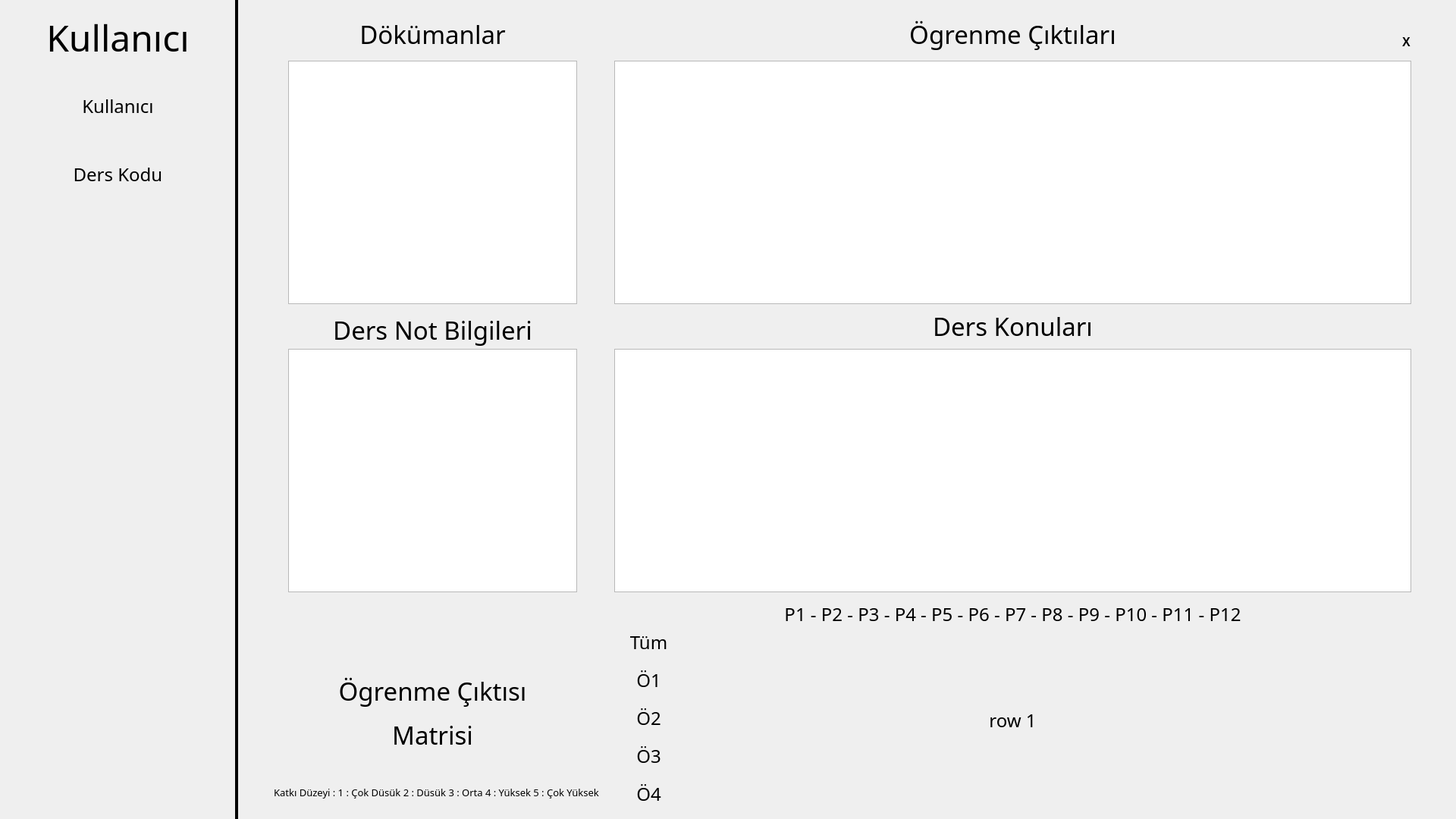
<?xml version="1.0" encoding="UTF-8"?>
<ui version="4.0">
 <class>MainWindow</class>
 <widget class="QMainWindow" name="MainWindow">
  <property name="geometry">
   <rect>
    <x>0</x>
    <y>0</y>
    <width>1920</width>
    <height>1080</height>
   </rect>
  </property>
  <property name="font">
   <font>
    <pointsize>10</pointsize>
   </font>
  </property>
  <property name="windowTitle">
   <string>MainWindow</string>
  </property>
  <widget class="QWidget" name="centralwidget">
   <widget class="QPushButton" name="btnQuit">
    <property name="geometry">
     <rect>
      <x>1839</x>
      <y>40</y>
      <width>31</width>
      <height>30</height>
     </rect>
    </property>
    <property name="font">
     <font>
      <family>Arial</family>
      <pointsize>12</pointsize>
      <weight>75</weight>
      <bold>true</bold>
     </font>
    </property>
    <property name="styleSheet">
     <string notr="true">QPushButton#btnQuit{	
	background-color: transparent;
	color: rgb(0, 0, 0);
	border-radius:5px;
}
QPushButton#btnQuit:hover{	
	background-color: qlineargradient(spread:pad, x1:0, y1:0.505682, x2:1, y2:0.477, stop:0 rgb(255, 65, 65), stop:1  rgb(255, 65, 65));
}
QPushButton#btnQuit:pressed{
	padding-left:2px;
	padding-top:2px;	
	background-color: rgb(255, 65, 65);
}</string>
    </property>
    <property name="text">
     <string>X</string>
    </property>
    <property name="icon">
     <iconset>
      <normaloff>:/icons/feather/x.svg</normaloff>:/icons/feather/x.svg</iconset>
    </property>
    <property name="iconSize">
     <size>
      <width>25</width>
      <height>25</height>
     </size>
    </property>
   </widget>
   <widget class="QLabel" name="bg1">
    <property name="geometry">
     <rect>
      <x>310</x>
      <y>0</y>
      <width>4</width>
      <height>1080</height>
     </rect>
    </property>
    <property name="font">
     <font>
      <family>Dubai Medium</family>
      <pointsize>36</pointsize>
     </font>
    </property>
    <property name="styleSheet">
     <string notr="true">background-color: rgb(0, 0, 0);</string>
    </property>
    <property name="text">
     <string>&lt;html&gt;&lt;head/&gt;&lt;body&gt;&lt;p align=&quot;center&quot;&gt;&lt;br/&gt;&lt;/p&gt;&lt;/body&gt;&lt;/html&gt;</string>
    </property>
   </widget>
   <widget class="QLabel" name="title3">
    <property name="geometry">
     <rect>
      <x>0</x>
      <y>0</y>
      <width>311</width>
      <height>100</height>
     </rect>
    </property>
    <property name="font">
     <font>
      <family>Dubai Medium</family>
      <pointsize>36</pointsize>
     </font>
    </property>
    <property name="text">
     <string>&lt;html&gt;&lt;head/&gt;&lt;body&gt;&lt;p align=&quot;center&quot;&gt;Kullanıcı&lt;/p&gt;&lt;/body&gt;&lt;/html&gt;</string>
    </property>
   </widget>
   <widget class="QLabel" name="titleUser">
    <property name="geometry">
     <rect>
      <x>0</x>
      <y>90</y>
      <width>311</width>
      <height>100</height>
     </rect>
    </property>
    <property name="font">
     <font>
      <family>Dubai Light</family>
      <pointsize>18</pointsize>
     </font>
    </property>
    <property name="text">
     <string>&lt;html&gt;&lt;head/&gt;&lt;body&gt;&lt;p align=&quot;center&quot;&gt;Kullanıcı&lt;/p&gt;&lt;/body&gt;&lt;/html&gt;</string>
    </property>
    <property name="alignment">
     <set>Qt::AlignCenter</set>
    </property>
   </widget>
   <widget class="QLabel" name="title4">
    <property name="geometry">
     <rect>
      <x>380</x>
      <y>10</y>
      <width>381</width>
      <height>71</height>
     </rect>
    </property>
    <property name="font">
     <font>
      <family>Dubai Medium</family>
      <pointsize>25</pointsize>
     </font>
    </property>
    <property name="text">
     <string>&lt;html&gt;&lt;head/&gt;&lt;body&gt;&lt;p align=&quot;center&quot;&gt;Dökümanlar&lt;/p&gt;&lt;/body&gt;&lt;/html&gt;</string>
    </property>
   </widget>
   <widget class="QTextBrowser" name="listFiles">
    <property name="geometry">
     <rect>
      <x>380</x>
      <y>80</y>
      <width>381</width>
      <height>321</height>
     </rect>
    </property>
    <property name="font">
     <font>
      <family>Dubai Light</family>
      <pointsize>15</pointsize>
     </font>
    </property>
    <property name="styleSheet">
     <string notr="true"/>
    </property>
    <property name="html">
     <string>&lt;!DOCTYPE HTML PUBLIC &quot;-//W3C//DTD HTML 4.0//EN&quot; &quot;http://www.w3.org/TR/REC-html40/strict.dtd&quot;&gt;
&lt;html&gt;&lt;head&gt;&lt;meta name=&quot;qrichtext&quot; content=&quot;1&quot; /&gt;&lt;style type=&quot;text/css&quot;&gt;
p, li { white-space: pre-wrap; }
&lt;/style&gt;&lt;/head&gt;&lt;body style=&quot; font-family:'Dubai Light'; font-size:15pt; font-weight:400; font-style:normal;&quot;&gt;
&lt;p style=&quot;-qt-paragraph-type:empty; margin-top:0px; margin-bottom:0px; margin-left:0px; margin-right:0px; -qt-block-indent:0; text-indent:0px; font-size:18pt;&quot;&gt;&lt;br /&gt;&lt;/p&gt;&lt;/body&gt;&lt;/html&gt;</string>
    </property>
   </widget>
   <widget class="QLabel" name="titleLessonInfo">
    <property name="geometry">
     <rect>
      <x>0</x>
      <y>180</y>
      <width>311</width>
      <height>100</height>
     </rect>
    </property>
    <property name="font">
     <font>
      <family>Dubai Light</family>
      <pointsize>18</pointsize>
     </font>
    </property>
    <property name="text">
     <string>&lt;html&gt;&lt;head/&gt;&lt;body&gt;&lt;p align=&quot;center&quot;&gt;Ders Kodu&lt;/p&gt;&lt;/body&gt;&lt;/html&gt;</string>
    </property>
    <property name="alignment">
     <set>Qt::AlignCenter</set>
    </property>
   </widget>
   <widget class="QLabel" name="title5">
    <property name="geometry">
     <rect>
      <x>380</x>
      <y>400</y>
      <width>381</width>
      <height>71</height>
     </rect>
    </property>
    <property name="font">
     <font>
      <family>Dubai Medium</family>
      <pointsize>25</pointsize>
     </font>
    </property>
    <property name="text">
     <string>&lt;html&gt;&lt;head/&gt;&lt;body&gt;&lt;p align=&quot;center&quot;&gt;Ders Not Bilgileri&lt;/p&gt;&lt;/body&gt;&lt;/html&gt;</string>
    </property>
   </widget>
   <widget class="QTextBrowser" name="listLessonNoteInfos">
    <property name="geometry">
     <rect>
      <x>380</x>
      <y>460</y>
      <width>381</width>
      <height>321</height>
     </rect>
    </property>
    <property name="font">
     <font>
      <family>Dubai Light</family>
      <pointsize>15</pointsize>
     </font>
    </property>
    <property name="styleSheet">
     <string notr="true"/>
    </property>
    <property name="html">
     <string>&lt;!DOCTYPE HTML PUBLIC &quot;-//W3C//DTD HTML 4.0//EN&quot; &quot;http://www.w3.org/TR/REC-html40/strict.dtd&quot;&gt;
&lt;html&gt;&lt;head&gt;&lt;meta name=&quot;qrichtext&quot; content=&quot;1&quot; /&gt;&lt;style type=&quot;text/css&quot;&gt;
p, li { white-space: pre-wrap; }
&lt;/style&gt;&lt;/head&gt;&lt;body style=&quot; font-family:'Dubai Light'; font-size:15pt; font-weight:400; font-style:normal;&quot;&gt;
&lt;p style=&quot;-qt-paragraph-type:empty; margin-top:0px; margin-bottom:0px; margin-left:0px; margin-right:0px; -qt-block-indent:0; text-indent:0px; font-size:18pt;&quot;&gt;&lt;br /&gt;&lt;/p&gt;&lt;/body&gt;&lt;/html&gt;</string>
    </property>
   </widget>
   <widget class="QLabel" name="title6">
    <property name="geometry">
     <rect>
      <x>850</x>
      <y>10</y>
      <width>971</width>
      <height>71</height>
     </rect>
    </property>
    <property name="font">
     <font>
      <family>Dubai Medium</family>
      <pointsize>25</pointsize>
     </font>
    </property>
    <property name="text">
     <string>&lt;html&gt;&lt;head/&gt;&lt;body&gt;&lt;p align=&quot;center&quot;&gt;Ögrenme Çıktıları&lt;/p&gt;&lt;/body&gt;&lt;/html&gt;</string>
    </property>
   </widget>
   <widget class="QTextBrowser" name="listLearnOutput">
    <property name="geometry">
     <rect>
      <x>810</x>
      <y>80</y>
      <width>1051</width>
      <height>321</height>
     </rect>
    </property>
    <property name="font">
     <font>
      <family>Dubai Light</family>
      <pointsize>15</pointsize>
     </font>
    </property>
    <property name="styleSheet">
     <string notr="true"/>
    </property>
    <property name="html">
     <string>&lt;!DOCTYPE HTML PUBLIC &quot;-//W3C//DTD HTML 4.0//EN&quot; &quot;http://www.w3.org/TR/REC-html40/strict.dtd&quot;&gt;
&lt;html&gt;&lt;head&gt;&lt;meta name=&quot;qrichtext&quot; content=&quot;1&quot; /&gt;&lt;style type=&quot;text/css&quot;&gt;
p, li { white-space: pre-wrap; }
&lt;/style&gt;&lt;/head&gt;&lt;body style=&quot; font-family:'Dubai Light'; font-size:15pt; font-weight:400; font-style:normal;&quot;&gt;
&lt;p style=&quot;-qt-paragraph-type:empty; margin-top:0px; margin-bottom:0px; margin-left:0px; margin-right:0px; -qt-block-indent:0; text-indent:0px; font-size:18pt;&quot;&gt;&lt;br /&gt;&lt;/p&gt;&lt;/body&gt;&lt;/html&gt;</string>
    </property>
   </widget>
   <widget class="QLabel" name="title7">
    <property name="geometry">
     <rect>
      <x>810</x>
      <y>400</y>
      <width>1051</width>
      <height>61</height>
     </rect>
    </property>
    <property name="font">
     <font>
      <family>Dubai Medium</family>
      <pointsize>25</pointsize>
     </font>
    </property>
    <property name="text">
     <string>&lt;html&gt;&lt;head/&gt;&lt;body&gt;&lt;p align=&quot;center&quot;&gt;Ders Konuları&lt;/p&gt;&lt;/body&gt;&lt;/html&gt;</string>
    </property>
   </widget>
   <widget class="QTextBrowser" name="listLessonSubject">
    <property name="geometry">
     <rect>
      <x>810</x>
      <y>460</y>
      <width>1051</width>
      <height>321</height>
     </rect>
    </property>
    <property name="font">
     <font>
      <family>Dubai Light</family>
      <pointsize>15</pointsize>
     </font>
    </property>
    <property name="styleSheet">
     <string notr="true"/>
    </property>
    <property name="html">
     <string>&lt;!DOCTYPE HTML PUBLIC &quot;-//W3C//DTD HTML 4.0//EN&quot; &quot;http://www.w3.org/TR/REC-html40/strict.dtd&quot;&gt;
&lt;html&gt;&lt;head&gt;&lt;meta name=&quot;qrichtext&quot; content=&quot;1&quot; /&gt;&lt;style type=&quot;text/css&quot;&gt;
p, li { white-space: pre-wrap; }
&lt;/style&gt;&lt;/head&gt;&lt;body style=&quot; font-family:'Dubai Light'; font-size:15pt; font-weight:400; font-style:normal;&quot;&gt;
&lt;p style=&quot;-qt-paragraph-type:empty; margin-top:0px; margin-bottom:0px; margin-left:0px; margin-right:0px; -qt-block-indent:0; text-indent:0px; font-size:18pt;&quot;&gt;&lt;br /&gt;&lt;/p&gt;&lt;/body&gt;&lt;/html&gt;</string>
    </property>
   </widget>
   <widget class="QLabel" name="title8">
    <property name="geometry">
     <rect>
      <x>380</x>
      <y>810</y>
      <width>381</width>
      <height>261</height>
     </rect>
    </property>
    <property name="font">
     <font>
      <family>Dubai Medium</family>
      <pointsize>25</pointsize>
     </font>
    </property>
    <property name="text">
     <string>&lt;html&gt;&lt;head/&gt;&lt;body&gt;&lt;p align=&quot;center&quot;&gt;Ögrenme Çıktısı&lt;/p&gt;&lt;p align=&quot;center&quot;&gt;Matrisi&lt;/p&gt;&lt;/body&gt;&lt;/html&gt;</string>
    </property>
   </widget>
   <widget class="QLabel" name="title9">
    <property name="geometry">
     <rect>
      <x>810</x>
      <y>780</y>
      <width>1051</width>
      <height>61</height>
     </rect>
    </property>
    <property name="font">
     <font>
      <family>Dubai Medium</family>
      <pointsize>18</pointsize>
     </font>
    </property>
    <property name="text">
     <string>&lt;html&gt;&lt;head/&gt;&lt;body&gt;&lt;p align=&quot;center&quot;&gt;P1  -  P2  -  P3  -  P4  -  P5  -  P6  -  P7  -  P8  -  P9  -  P10  -  P11  -  P12&lt;/p&gt;&lt;/body&gt;&lt;/html&gt;</string>
    </property>
   </widget>
   <widget class="QLabel" name="title10">
    <property name="geometry">
     <rect>
      <x>720</x>
      <y>830</y>
      <width>271</width>
      <height>41</height>
     </rect>
    </property>
    <property name="font">
     <font>
      <family>Dubai Medium</family>
      <pointsize>18</pointsize>
     </font>
    </property>
    <property name="text">
     <string>&lt;html&gt;&lt;head/&gt;&lt;body&gt;&lt;p align=&quot;center&quot;&gt;Tüm&lt;/p&gt;&lt;/body&gt;&lt;/html&gt;</string>
    </property>
    <property name="alignment">
     <set>Qt::AlignHCenter|Qt::AlignTop</set>
    </property>
   </widget>
   <widget class="QLabel" name="titleRow1">
    <property name="geometry">
     <rect>
      <x>810</x>
      <y>830</y>
      <width>1051</width>
      <height>241</height>
     </rect>
    </property>
    <property name="font">
     <font>
      <family>Dubai Light</family>
      <pointsize>18</pointsize>
     </font>
    </property>
    <property name="text">
     <string>&lt;html&gt;&lt;head/&gt;&lt;body&gt;&lt;p align=&quot;center&quot;&gt;row 1&lt;/p&gt;&lt;/body&gt;&lt;/html&gt;</string>
    </property>
    <property name="alignment">
     <set>Qt::AlignCenter</set>
    </property>
   </widget>
   <widget class="QLabel" name="title11">
    <property name="geometry">
     <rect>
      <x>720</x>
      <y>880</y>
      <width>271</width>
      <height>41</height>
     </rect>
    </property>
    <property name="font">
     <font>
      <family>Dubai Medium</family>
      <pointsize>18</pointsize>
     </font>
    </property>
    <property name="text">
     <string>&lt;html&gt;&lt;head/&gt;&lt;body&gt;&lt;p align=&quot;center&quot;&gt;Ö1&lt;/p&gt;&lt;/body&gt;&lt;/html&gt;</string>
    </property>
    <property name="alignment">
     <set>Qt::AlignHCenter|Qt::AlignTop</set>
    </property>
   </widget>
   <widget class="QLabel" name="title12">
    <property name="geometry">
     <rect>
      <x>720</x>
      <y>930</y>
      <width>271</width>
      <height>41</height>
     </rect>
    </property>
    <property name="font">
     <font>
      <family>Dubai Medium</family>
      <pointsize>18</pointsize>
     </font>
    </property>
    <property name="text">
     <string>&lt;html&gt;&lt;head/&gt;&lt;body&gt;&lt;p align=&quot;center&quot;&gt;Ö2&lt;/p&gt;&lt;/body&gt;&lt;/html&gt;</string>
    </property>
    <property name="alignment">
     <set>Qt::AlignHCenter|Qt::AlignTop</set>
    </property>
   </widget>
   <widget class="QLabel" name="title13">
    <property name="geometry">
     <rect>
      <x>720</x>
      <y>980</y>
      <width>271</width>
      <height>41</height>
     </rect>
    </property>
    <property name="font">
     <font>
      <family>Dubai Medium</family>
      <pointsize>18</pointsize>
     </font>
    </property>
    <property name="text">
     <string>&lt;html&gt;&lt;head/&gt;&lt;body&gt;&lt;p align=&quot;center&quot;&gt;Ö3&lt;/p&gt;&lt;/body&gt;&lt;/html&gt;</string>
    </property>
    <property name="alignment">
     <set>Qt::AlignHCenter|Qt::AlignTop</set>
    </property>
   </widget>
   <widget class="QLabel" name="title14">
    <property name="geometry">
     <rect>
      <x>720</x>
      <y>1030</y>
      <width>271</width>
      <height>41</height>
     </rect>
    </property>
    <property name="font">
     <font>
      <family>Dubai Medium</family>
      <pointsize>18</pointsize>
     </font>
    </property>
    <property name="text">
     <string>&lt;html&gt;&lt;head/&gt;&lt;body&gt;&lt;p align=&quot;center&quot;&gt;Ö4&lt;/p&gt;&lt;/body&gt;&lt;/html&gt;</string>
    </property>
    <property name="alignment">
     <set>Qt::AlignHCenter|Qt::AlignTop</set>
    </property>
   </widget>
   <widget class="QLabel" name="title15">
    <property name="geometry">
     <rect>
      <x>310</x>
      <y>1010</y>
      <width>531</width>
      <height>71</height>
     </rect>
    </property>
    <property name="font">
     <font>
      <family>Dubai Medium</family>
      <pointsize>10</pointsize>
     </font>
    </property>
    <property name="text">
     <string>&lt;html&gt;&lt;head/&gt;&lt;body&gt;&lt;p align=&quot;center&quot;&gt;Katkı Düzeyi : 1 : Çok Düsük 2 : Düsük 3 : Orta 4 : Yüksek 5 : Çok Yüksek&lt;/p&gt;&lt;/body&gt;&lt;/html&gt;</string>
    </property>
   </widget>
  </widget>
 </widget>
 <resources>
  <include location="res.qrc"/>
 </resources>
 <connections/>
</ui>
